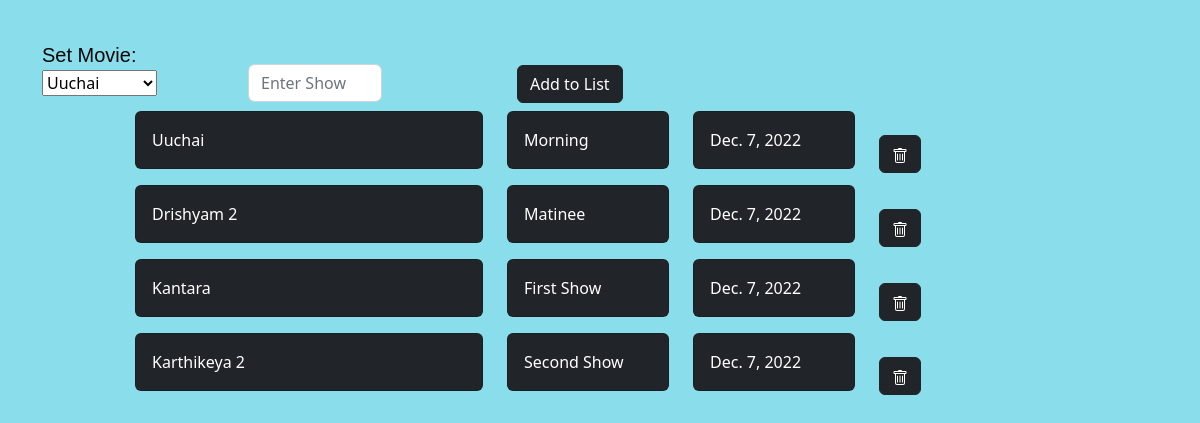
/todo/, run on the app's committed database.
### todoapp/models.py (models this page shows)
class TodoListItem(models.Model):
    content = models.TextField()
    priority= models.TextField()
    area=models.TextField()
    date1=models.DateField(auto_now_add=True)

### todoapp/views.py (the view)
# urls.py: path('todo/', views.todoappView, name='todo'),
def todoappView(request):
    all_todo_items = TodoListItem.objects.all()
    return render(request, 'todolist.html',  {'all_items':all_todo_items})

### templates/todolist.html (shortened to what this page needs)
<!DOCTYPE html>
<html lang="en">
<head>
    <link href="https://cdn.jsdelivr.net/npm/bootstrap@5.2.2/dist/css/bootstrap.min.css" rel="stylesheet">
</head>
<body style="background-color: rgb(138, 221, 235);">
<div class="container">
    <div class="row" style="margin-top: 40px;">
        <div class="col">
            <div class="row">
                <form class="form-inline" action="/addTodoItem/" method = "post">
                            <div class="row">
                        <div class="col-2">
                            <form action="/action_page.php">
                                <label for="priority" style="font-size: 20px;color: rgb(7, 7, 7); font-family: 'Georgia', sans-serif;">Set Movie:</label>
                                <select name="priority" id="priority">
                                  <option value="Uuchai">Uuchai</option>
                                </select>
                            </form>
                        </div>
                            <div class="col-2">
                                <div class="form-group mx-sm-3 mb-2">
                                    <input type="text" class="form-control" name="content" placeholder="Enter Show">
                                  </div>
                            </div>
                        <div class="col-1"></div>
                        <div class="col-2" style="margin-top: 25px;">
                            <button type="submit" class="btn btn-dark mb-2">Add to List</button>
                        </div>
                    </div>
                  </form>
            </div>
            </div>
            {% for i in all_items %}
            <div class="row">
                <div class="col-1"></div>
                <div class="col-4">
                    <div class="card  text-white bg-dark mb-3">
                        <div class="card-body">
                            {{i.priority}}
                        </div>
                      </div>
                </div>
                <div class="col-2">
                    <div class="card  text-white bg-dark mb-3">
                        <div class="card-body">
                            {{i.content}}
                        </div>
                      </div>
                </div>
                <div class="col-2">
                    <div class="card  text-white bg-dark mb-3">
                        <div class="card-body">
                            {{i.date1}}
                        </div>
                      </div>
                </div>
                <div class="col-2">
                    <form action="/deleteTodoItem/{{i.id}}/" method = "post"><br>
                        <button type="submit" class="btn btn-dark">
                        </button>
            </form>
                </div>
                <div class="col-1"></div>
            </div>
            {% endfor %}
        </div>
    </div>
</body>
</html>

### data on the page
TodoListItem: priority "Uuchai", content "Morning", date1 "Dec. 7, 2022"
TodoListItem: priority "Drishyam 2", content "Matinee", date1 "Dec. 7, 2022"
TodoListItem: priority "Kantara", content "First Show", date1 "Dec. 7, 2022"
TodoListItem: priority "Karthikeya 2", content "Second Show", date1 "Dec. 7, 2022"
